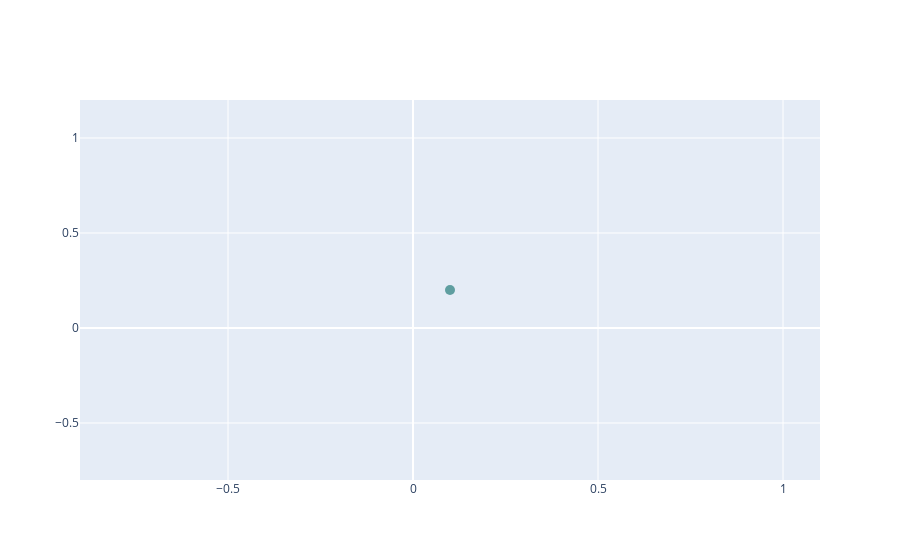

Write notebook code for a chart like this one.
### Code cell
n.iplot()

### Figure 1 — Plotly figure (JSON) as saved in the notebook; plotly's stock layout.template omitted (floating-point values rounded to 4 significant figures)
{"data": [{"hoverinfo": "text", "marker": {"color": "cadetblue", "size": 10}, "mode": "markers", "opacity": 1, "text": ["Bus onebus"], "type": "scatter", "x": [0.1], "y": [0.2]}], "layout": {"hovermode": "closest", "showlegend": false, "title": {"text": ""}}}
